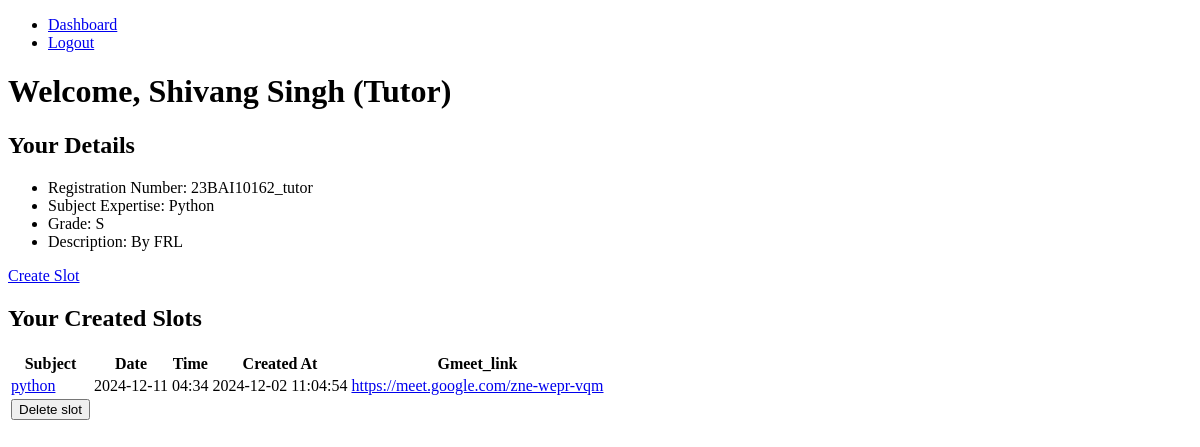
/dashboard (signed in), run on an earlier commit of the app's database.
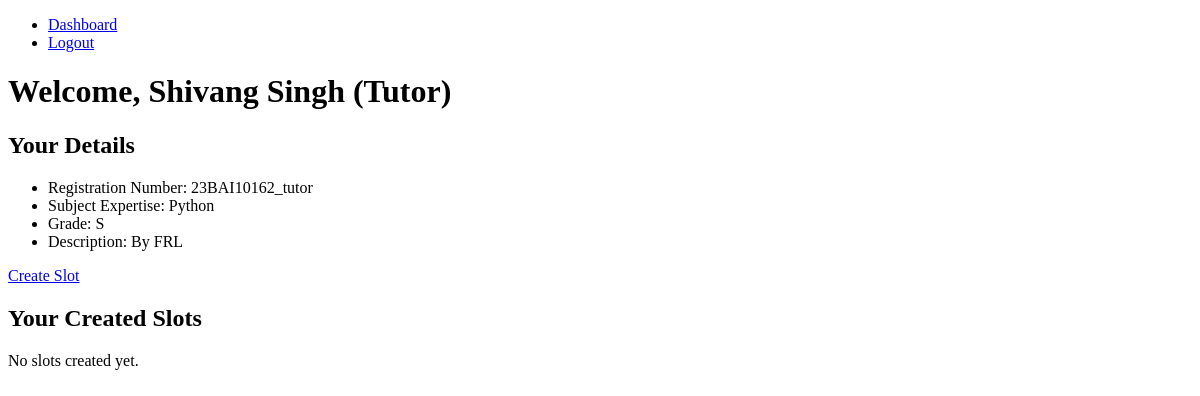
And on a later commit of the database.
### models.py (models this page shows)
class Slot(db.Model):
    __tablename__ = "slots"
    id = db.Column(db.Integer, primary_key=True)
    tutor_registration_number = db.Column(
        db.String(20), db.ForeignKey("tutors.registration_number"), nullable=False
    )
    subject = db.Column(db.String(100), nullable=False)
    date = db.Column(db.Date, nullable=False)
    time = db.Column(db.Time, nullable=False)
    gmeet_link = db.Column(db.String(255), nullable=True)
    created_at = db.Column(db.DateTime, default=datetime.utcnow)
    tutor = db.relationship("Tutor", back_populates="slots")
    requests = db.relationship("Request", back_populates="slot")
    reviews = db.relationship("Review", back_populates="slot")

### controllers.py (the view, shortened to what this page needs)
@app.route("/dashboard", methods=["GET", "POST"])
@auth_required
def dashboard():
    user = User.query.get(session["user_id"])
    if user.role == "tutor":
        tutor = Tutor.query.filter_by(
            registration_number=user.registration_number
        ).first()
        slots = Slot.query.filter_by(
            tutor_registration_number=tutor.registration_number
        ).all()
        requests = (
            Request.query.join(Slot)
            .filter(Slot.tutor_registration_number == tutor.registration_number)
            .all()
        )
        return render_template(
            "tutor.html", user=user, tutor=tutor, slots=slots, requests=requests
        )
    elif user.role == "admin":
        tutors = Tutor.query.all()
        students = Student.query.all()
        return render_template("admin.html", user=user, tutors=tutors, students=students)

### controllers.py (called while the page is built)
def auth_required(func):
    @wraps(func)
    def inner(*args, **kwargs):
        if "user_id" in session:
            return func(*args, **kwargs)
        else:
            flash("Please login to continue")
            return redirect(url_for("home"))
    return inner

### templates/tutor.html (shortened to what this page needs)
{% extends "base.html" %}
{% block content %}
<h1>Welcome, {{ user.name }} (Tutor)</h1>
<section>
    <h2>Your Details</h2>
    <ul>
        <li>Registration Number: {{ user.registration_number }}</li>
        <li>Subject Expertise: {{ tutor.subject }}</li>
        <li>Grade: {{ tutor.grade }}</li>
        <li>Description: {{ tutor.description }}</li>
    </ul>
</section>
    <div class="text-center my-4">
        <a href="{{ url_for('create_slot') }}" class="btn btn-primary">
            Create Slot
        </a>
    </div>
<section>
    <h2>Your Created Slots</h2>
{% if slots %}
    <table>
        <thead>
            <tr>
                <th>Subject</th>
                <th>Date</th>
                <th>Time</th>
                <th>Created At</th>
                <th>Gmeet_link</th>
            </tr>
        </thead>
        <tbody>
            {% for slot in slots %}
                <tr>
                    <td>
                    <form action="/slot_request/{{ slot.id }}" method="POST">
                        <a href="#" onclick="this.closest('form').submit()" >{{ slot.subject }}</a>
                    </form>
                    </td>
                    <td>{{ slot.date.strftime('%Y-%m-%d') }}</td>
                    <td>{{ slot.time.strftime('%H:%M') }}</td>
                    <td>{{ slot.created_at.strftime('%Y-%m-%d %H:%M:%S') }}</td>
                    <td><a href="{{ slot.gmeet_link }}">{{ slot.gmeet_link }}</a></td></tr>
                    <td><a href="?delete=true&slot_id={{ slot.id }}">
                        <button>Delete slot</button>
                      </a>
                      </td>
            {% endfor %}
        </tbody>
    </table>
{% else %}
    <p>No slots created yet.</p>
{% endif %}
</section>
{% endblock %}

What changed in the data, as far as the page shows it:
removed Slot: subject "python", date "2024-12-11", time "04:34", created_at "2024-12-02 11:04:54", gmeet_link "https://meet.google.com/zne-wepr-vqm"
Also different on the page:
text no longer shown: "Subject Date Time Created At Gmeet_link"
text now shown: "No slots created yet."
